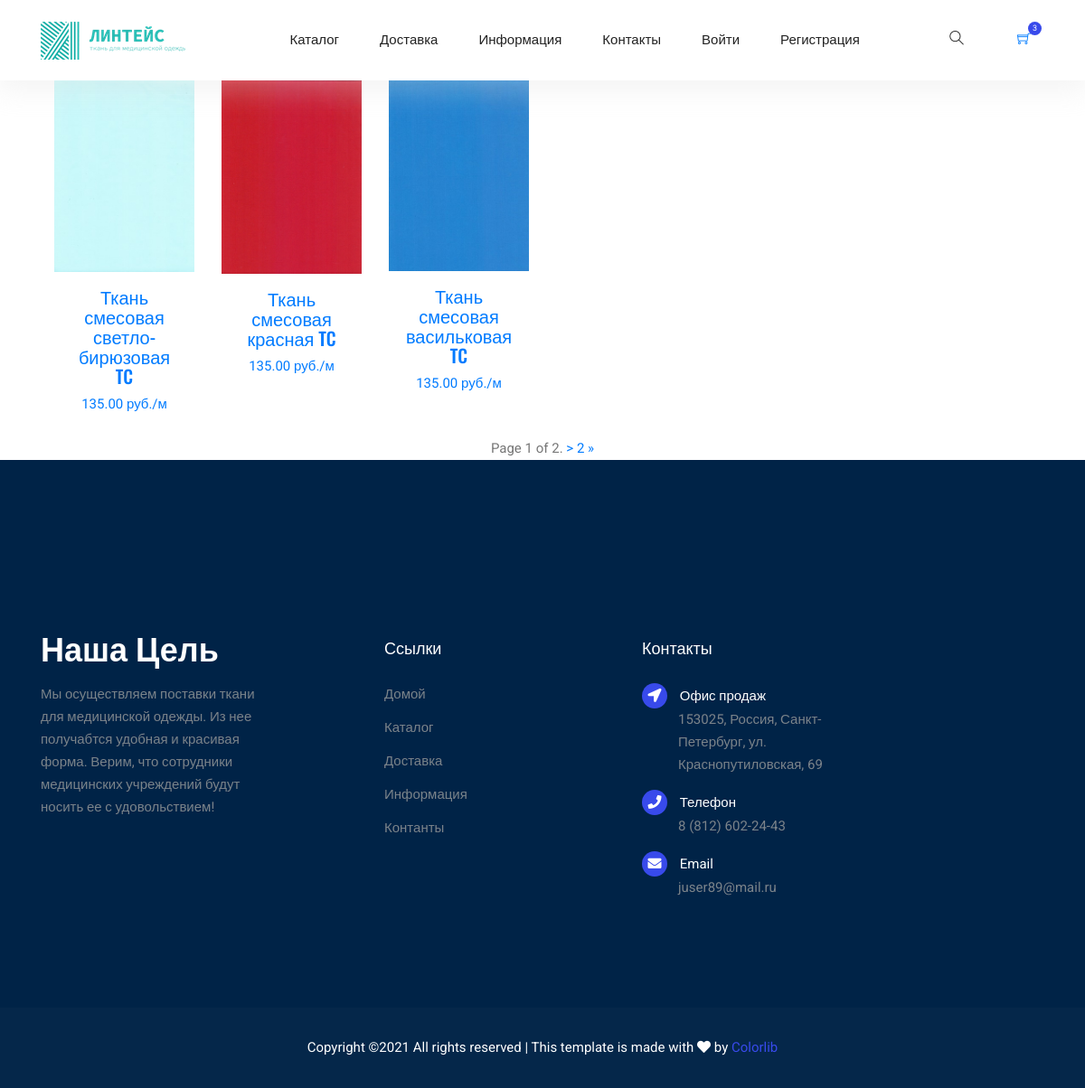
The app's page /category/TC with its own data.
### fabric_shop/models.py (models this page shows, shortened)
class Product(models.Model):
    name = models.CharField(max_length=100, default="")
    article = models.CharField(max_length=100, default="")
    image = models.ImageField(upload_to="fabric")
    category = models.ForeignKey(Category, on_delete=models.SET_NULL, null=True, blank=True)
    price = models.DecimalField(max_digits=10, decimal_places=2, null=True, blank=True)
    description = models.TextField(max_length=300, default="")
    class Meta:
        verbose_name = "Product"
        verbose_name_plural = "Products"

class Category(models.Model):
    name = models.CharField(max_length=100, default="")
    image = models.ImageField(upload_to="img", null=True, blank=True)
    class Meta:
        verbose_name = "Category"
        verbose_name_plural = "Categories"
    def __str__(self):
        return self.name

### fabric_shop/views.py (the view)
# urls.py: path('category/<str:category>', CategoryView.as_view(), name='category'),
class CategoryView(View):
    def get(self, request, category):
        products_list = Product.objects.filter(category__name=str(category))
        paginator = Paginator(products_list, 3)
        page_number = request.GET.get('page')
        page_obj = paginator.get_page(page_number)
        return render(request, 'fabric_shop/category.html', context={"products": page_obj})

### fabric_shop/templates/fabric_shop/category.html (shortened to what this page needs)
{% extends "fabric_shop/base.html" %}
{% load static %}
{% load i18n %}
{% block content %}
<!DOCTYPE html>
<html lang="en">
<head>
  <link rel="stylesheet" href='{% static "fabric_shop/vendors/bootstrap/bootstrap.min.css" %}'>
  <link rel="stylesheet" href='{% static "fabric_shop/vendors/fontawesome/css/all.min.css" %}'>
	<link rel="stylesheet" href='{% static "fabric_shop/vendors/themify-icons/themify-icons.css" %}'>
  <link rel="stylesheet" href='{% static "fabric_shop/vendors/nice-select/nice-select.css" %}'>
  <link rel="stylesheet" href='{% static "fabric_shop/vendors/owl-carousel/owl.theme.default.min.css" %}'>
  <link rel="stylesheet" href='{% static "fabric_shop/vendors/owl-carousel/owl.carousel.min.css" %}'>
  <link rel="stylesheet" href='{% static "fabric_shop/css/style.css" %}'>
</head>
<div class="container">
<div class="d-flex align-content-end flex-wrap" >
{% for product in products %}
    <div class="col-lg-2 col-md-8 col-sm-12">
        <div class="product">
            <a href="/single_product/{{product.id}}" class="img-prod"> <img class="img-fluid" src='{{ product.image.url }}' alt="Colorlib Template">
            </a>
                <div class="text py-3 pb-4 px-3 text-center">
                    <h5><a href="/single_product/{{product.id}}">{{ product.name }} {{product.category }}</a></h5>
                    <h7><a href="#">{{ product.price }} руб./м</a></h7>
                </div>
        </div>
    </div>
{% endfor %}
</div>
</div>
<div class="col text-center">
    <div class="block-27">
            <span class="current">
            Page {{ products.number }} of {{ products.paginator.num_pages }}.
            </span>
            {% if products.has_next %}
                <a href="?page={{ products.next_page_number }}">&gt;</a>
                <a href="?page={{ products.paginator.num_pages }}">{{ products.paginator.num_pages }} &raquo;</a>
            {% endif %}
    </div>
</div>
</body>
</html>
{% endblock %}

### fabric_shop/templates/fabric_shop/base.html (shortened to what this page needs)
{% load static %}
{% load i18n %}
<!DOCTYPE html>
<html lang="en">
<body>
	<header class="header_area">
    <div class="main_menu">
      <nav class="navbar navbar-expand-lg navbar-light">
        <div class="container">
          <a class="navbar-brand logo_h" href="/"><img src='{% static "fabric_shop/img/logo_linteis.png" %}' alt=""></a>
          <div class="collapse navbar-collapse offset" id="navbarSupportedContent">
            <ul class="nav navbar-nav menu_nav ml-auto mr-auto">
              <li class="nav-item submenu dropdown">
                <a href="/categories" class="nav-link dropdown-toggle" role="button" aria-haspopup="true"
                  aria-expanded="false">Каталог</a>
							</li>
              <li class="nav-item submenu dropdown">
                <a href="#" class="nav-link dropdown-toggle" data-toggle="dropdown" role="button" aria-haspopup="true"
                  aria-expanded="false">Доставка</a>
              </li>
                <li class="nav-item submenu dropdown">
                <a href="#" class="nav-link dropdown-toggle" data-toggle="dropdown" role="button" aria-haspopup="true"
                  aria-expanded="false">Информация</a>
              </li>
              <li class="nav-item"><a class="nav-link" href="/contact">Контакты</a></li>
                {% if not request.user.is_authenticated %}
                <li class="nav-item">
                    <a class="nav-link" href="{% url 'login' %}">Войти</a>
                </li>
                <li class="nav-item">
                    <a class="nav-link" href="{% url 'register'  %}">Регистрация</a>
                </li>
                {% else %}
                    <li class="nav-item">
                    <a class="nav-link" href="{% url 'logout'  %}">Выйти</a>
                    </li>
                    <span class="navbar text"> Здравствуйте, {{ request.user.username }}</span>
                    {% endif %}
            </ul>
            <ul class="nav-shop">
              <li class="nav-item"><button><i class="ti-search"></i></button></li>
              <li class="nav-item"><button><a class="ti-shopping-cart" href="/cart"></a><span class="nav-shop__circle">3</span></button> </li>
            </ul>
          </div>
        </div>
      </nav>
    </div>
  </header>
  {% block content %}
  {% endblock %}
	<footer class="footer">
		<div class="footer-area">
			<div class="container">
				<div class="row section_gap">
					<div class="col-lg-3 col-md-6 col-sm-6">
						<div class="single-footer-widget tp_widgets">
							<h4 class="footer_title large_title">Наша цель</h4>
							<p>
								Мы осуществляем поставки ткани для медицинской одежды. Из нее получабтся удобная и красивая форма.
                                Верим, что сотрудники медицинских учреждений будут носить ее с удовольствием!
							</p>
						</div>
					</div>
					<div class="offset-lg-1 col-lg-2 col-md-6 col-sm-6">
						<div class="single-footer-widget tp_widgets">
							<h4 class="footer_title">Ссылки</h4>
							<ul class="list">
								<li><a href="/">Домой</a></li>
								<li><a href="/categories">Каталог</a></li>
								<li><a href="#">Доставка</a></li>
								<li><a href="#">Информация</a></li>
								<li><a href="#">Контанты</a></li>
							</ul>
						</div>
					</div>
					<div class="offset-lg-1 col-lg-3 col-md-6 col-sm-6">
						<div class="single-footer-widget tp_widgets">
							<h4 class="footer_title">Контакты</h4>
							<div class="ml-40">
								<p class="sm-head">
									<span class="fa fa-location-arrow"></span>
									Офис продаж
								</p>
								<p>153025, Россия, Санкт-Петербург, ул. Краснопутиловская, 69</p>
								<p class="sm-head">
									<span class="fa fa-phone"></span>
									Телефон
								</p>
								<p>
									8 (812) 602-24-43
								</p>
								<p class="sm-head">
									<span class="fa fa-envelope"></span>
									Email
								</p>
								<p>
									juser89@mail.ru
								</p>
							</div>
						</div>
					</div>
				</div>
			</div>
		</div>
		<div class="footer-bottom">
			<div class="container">
				<div class="row d-flex">
					<p class="col-lg-12 footer-text text-center">
Copyright &copy;<script>document.write(new Date().getFullYear());</script> All rights reserved | This template is made with <i class="fa fa-heart" aria-hidden="true"></i> by <a href="https://colorlib.com" target="_blank">Colorlib</a>
</p>
				</div>
			</div>
		</div>
	</footer>
	</body>
</html>

### fabric_shop/static/fabric_shop/css/style.css (style rules this page uses)
body { color:#777;font-family:"Roboto",sans-serif;font-size:15px;font-weight:400;line-height:1.667 }
ul { list-style-type:none;margin:0;padding:0 }
button { cursor:pointer }
h1,h2,h3,h4,h5,h6 { font-family:"Oswald",sans-serif;color:#222;line-height:1.1 }
h4,.h4 { font-size:20px;font-weight:400;line-height:1.3 }
a { display:inline-block }
.ml-40 { margin-left:40px }
.header_area { position:relative;width:100%;z-index:9999;transition:background 0.4s, all 0.3s linear;box-shadow:0px 10px 27px 3px rgba(221,221,221,0.3) }
.header_area .navbar { background:transparent;padding:0px;border:0px;border-radius:0px }
.header_area .navbar .nav .nav-item { margin-right:45px }
.header_area .navbar .nav .nav-item .nav-link { text-transform:capitalize;color:#222;display:inline-block }
@media (min-width: 991px) { .header_area .navbar .nav .nav-item .nav-link { padding:32px 0px } }
.header_area .navbar .nav .nav-item .nav-link:after { display:none }
.header_area .navbar .nav .nav-item.submenu { position:relative }
.header_area .navbar .nav .nav-item:last-child { margin-right:0px }
.nav-shop li { display:inline-block;margin-right:15px }
.nav-shop li i,.nav-shop li span { font-size:16px;color:#222 }
.nav-shop li button { padding:0;border:0;background:transparent;position:relative }
.nav-shop li button .nav-shop__circle { font-size:9px;display:inline-block;background:#384aeb;color:#fff;padding:0px 5px;border-radius:50%;position:absolute;top:-8px;right:-12px }
.nav-shop li:last-child { margin-left:40px }
.footer-area { background:#002347;padding:50px 0px 50px }
@media (min-width: 1000px) { .footer-area { padding:195px 0px 120px } }
.single-footer-widget p { margin-bottom:15px }
.single-footer-widget p:last-child { margin-bottom:0 }
.single-footer-widget .sm-head { color:#fff;margin-bottom:0px }
.single-footer-widget .sm-head span { position:relative;margin-left:-40px;margin-right:10px;display:inline-block;width:28px;height:28px;line-height:28px;text-align:center;background:#384aeb;color:#ffffff;border-radius:20px }
.tp_widgets .list li { margin-bottom:12px }
.tp_widgets .list li a { color:#7b838a;font-family:"Roboto",sans-serif }
.tp_widgets .list li:last-child { margin-bottom:0px }
.tp_widgets p { color:#7b838a }
.footer_title { font-size:18px;line-height:24px;font-weight:500;font-family:"Oswald",sans-serif;text-transform:capitalize;color:#fff;margin-bottom:28px }
.footer_title.large_title { font-size:36px;font-weight:600 }
.footer-bottom { background:rgba(0,35,71,0.980392);padding:32px }
.footer-bottom .footer-text { color:#fff;margin-bottom:0 }
.footer-bottom .footer-text a { color:#384aeb;opacity:1 }

### records on screen
Product: image (picture), name "Ткань смесовая светло-бирюзовая", category "TC", price "135.00"
Product: image (picture), name "Ткань смесовая красная", category "TC", price "135.00"
Product: image (picture), name "Ткань смесовая васильковая", category "TC", price "135.00"

### other values on screen
{{ products.number }} "1"
{{ products.paginator.num_pages }} "2"
